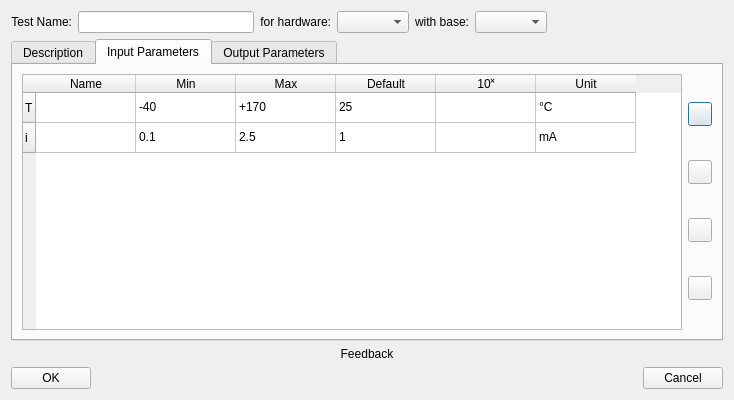
<?xml version="1.0" encoding="UTF-8"?>
<ui version="4.0">
 <class>NewTestWizard</class>
 <widget class="QDialog" name="NewTestWizard">
  <property name="geometry">
   <rect>
    <x>0</x>
    <y>0</y>
    <width>734</width>
    <height>400</height>
   </rect>
  </property>
  <property name="sizePolicy">
   <sizepolicy hsizetype="Fixed" vsizetype="Preferred">
    <horstretch>0</horstretch>
    <verstretch>0</verstretch>
   </sizepolicy>
  </property>
  <property name="minimumSize">
   <size>
    <width>734</width>
    <height>400</height>
   </size>
  </property>
  <property name="maximumSize">
   <size>
    <width>734</width>
    <height>16777215</height>
   </size>
  </property>
  <property name="windowTitle">
   <string>Dialog</string>
  </property>
  <layout class="QGridLayout" name="gridLayout_4">
   <item row="0" column="0">
    <layout class="QVBoxLayout" name="verticalLayout_2">
     <item>
      <layout class="QHBoxLayout" name="horizontalLayout">
       <item>
        <widget class="QLabel" name="label_3">
         <property name="text">
          <string>Test Name:</string>
         </property>
         <property name="alignment">
          <set>Qt::AlignRight|Qt::AlignTrailing|Qt::AlignVCenter</set>
         </property>
        </widget>
       </item>
       <item>
        <widget class="QLineEdit" name="TestName"/>
       </item>
       <item>
        <widget class="QLabel" name="label_6">
         <property name="text">
          <string>for hardware:</string>
         </property>
         <property name="alignment">
          <set>Qt::AlignRight|Qt::AlignTrailing|Qt::AlignVCenter</set>
         </property>
        </widget>
       </item>
       <item>
        <widget class="QComboBox" name="ForHardwareSetup"/>
       </item>
       <item>
        <widget class="QLabel" name="label_7">
         <property name="text">
          <string>with base:</string>
         </property>
         <property name="alignment">
          <set>Qt::AlignRight|Qt::AlignTrailing|Qt::AlignVCenter</set>
         </property>
        </widget>
       </item>
       <item>
        <widget class="QComboBox" name="WithBase"/>
       </item>
       <item>
        <spacer name="horizontalSpacer_2">
         <property name="orientation">
          <enum>Qt::Horizontal</enum>
         </property>
         <property name="sizeHint" stdset="0">
          <size>
           <width>40</width>
           <height>20</height>
          </size>
         </property>
        </spacer>
       </item>
      </layout>
     </item>
     <item>
      <widget class="QTabWidget" name="testTabs">
       <property name="currentIndex">
        <number>1</number>
       </property>
       <widget class="QWidget" name="descriptionTab">
        <attribute name="title">
         <string>Description</string>
        </attribute>
        <layout class="QGridLayout" name="gridLayout">
         <item row="0" column="0">
          <widget class="QPlainTextEdit" name="description">
           <property name="minimumSize">
            <size>
             <width>690</width>
             <height>0</height>
            </size>
           </property>
           <property name="font">
            <font>
             <family>Courier</family>
            </font>
           </property>
           <property name="plainText">
            <string>         1         2         3         4         5         6         7         8   
12345678901234567890123456789012345678901234567890123456789012345678901234567890
-
-
5
-
-
-
-
10
-
-
-
-
15</string>
           </property>
          </widget>
         </item>
        </layout>
       </widget>
       <widget class="QWidget" name="inputParametersTab">
        <attribute name="title">
         <string>Input Parameters</string>
        </attribute>
        <layout class="QGridLayout" name="gridLayout_2">
         <item row="0" column="0">
          <layout class="QHBoxLayout" name="horizontalLayout_4">
           <item>
            <widget class="QTableWidget" name="inputParameterTable">
             <row>
              <property name="text">
               <string>T</string>
              </property>
             </row>
             <row>
              <property name="text">
               <string>i</string>
              </property>
             </row>
             <column>
              <property name="text">
               <string>Name</string>
              </property>
             </column>
             <column>
              <property name="text">
               <string>Min</string>
              </property>
             </column>
             <column>
              <property name="text">
               <string>Max</string>
              </property>
             </column>
             <column>
              <property name="text">
               <string>Default</string>
              </property>
             </column>
             <column>
              <property name="text">
               <string>10˟</string>
              </property>
             </column>
             <column>
              <property name="text">
               <string>Unit</string>
              </property>
             </column>
             <item row="0" column="1">
              <property name="text">
               <string>-40</string>
              </property>
             </item>
             <item row="0" column="2">
              <property name="text">
               <string>+170</string>
              </property>
             </item>
             <item row="0" column="3">
              <property name="text">
               <string>25</string>
              </property>
             </item>
             <item row="0" column="5">
              <property name="text">
               <string>°C</string>
              </property>
             </item>
             <item row="1" column="1">
              <property name="text">
               <string>0.1</string>
              </property>
             </item>
             <item row="1" column="2">
              <property name="text">
               <string>2.5</string>
              </property>
             </item>
             <item row="1" column="3">
              <property name="text">
               <string>1</string>
              </property>
             </item>
             <item row="1" column="5">
              <property name="text">
               <string>mA</string>
              </property>
             </item>
            </widget>
           </item>
           <item>
            <layout class="QVBoxLayout" name="verticalLayout_3">
             <item>
              <widget class="QPushButton" name="inputParameterMoveUp">
               <property name="sizePolicy">
                <sizepolicy hsizetype="Fixed" vsizetype="Fixed">
                 <horstretch>0</horstretch>
                 <verstretch>0</verstretch>
                </sizepolicy>
               </property>
               <property name="minimumSize">
                <size>
                 <width>24</width>
                 <height>24</height>
                </size>
               </property>
               <property name="maximumSize">
                <size>
                 <width>24</width>
                 <height>24</height>
                </size>
               </property>
               <property name="toolTip">
                <string>move parameter up</string>
               </property>
               <property name="text">
                <string/>
               </property>
               <property name="iconSize">
                <size>
                 <width>24</width>
                 <height>24</height>
                </size>
               </property>
              </widget>
             </item>
             <item>
              <widget class="QPushButton" name="inputParameterAdd">
               <property name="sizePolicy">
                <sizepolicy hsizetype="Fixed" vsizetype="Fixed">
                 <horstretch>0</horstretch>
                 <verstretch>0</verstretch>
                </sizepolicy>
               </property>
               <property name="minimumSize">
                <size>
                 <width>24</width>
                 <height>24</height>
                </size>
               </property>
               <property name="maximumSize">
                <size>
                 <width>24</width>
                 <height>24</height>
                </size>
               </property>
               <property name="toolTip">
                <string>add parameter</string>
               </property>
               <property name="text">
                <string/>
               </property>
               <property name="iconSize">
                <size>
                 <width>24</width>
                 <height>24</height>
                </size>
               </property>
              </widget>
             </item>
             <item>
              <widget class="QPushButton" name="inputParameterDelete">
               <property name="sizePolicy">
                <sizepolicy hsizetype="Fixed" vsizetype="Fixed">
                 <horstretch>0</horstretch>
                 <verstretch>0</verstretch>
                </sizepolicy>
               </property>
               <property name="minimumSize">
                <size>
                 <width>24</width>
                 <height>24</height>
                </size>
               </property>
               <property name="maximumSize">
                <size>
                 <width>24</width>
                 <height>24</height>
                </size>
               </property>
               <property name="toolTip">
                <string>remove parameter</string>
               </property>
               <property name="text">
                <string/>
               </property>
               <property name="iconSize">
                <size>
                 <width>24</width>
                 <height>24</height>
                </size>
               </property>
              </widget>
             </item>
             <item>
              <widget class="QPushButton" name="inputParameterMoveDown">
               <property name="sizePolicy">
                <sizepolicy hsizetype="Fixed" vsizetype="Fixed">
                 <horstretch>0</horstretch>
                 <verstretch>0</verstretch>
                </sizepolicy>
               </property>
               <property name="minimumSize">
                <size>
                 <width>24</width>
                 <height>24</height>
                </size>
               </property>
               <property name="maximumSize">
                <size>
                 <width>24</width>
                 <height>24</height>
                </size>
               </property>
               <property name="toolTip">
                <string>move parameter down</string>
               </property>
               <property name="text">
                <string/>
               </property>
               <property name="iconSize">
                <size>
                 <width>24</width>
                 <height>24</height>
                </size>
               </property>
              </widget>
             </item>
            </layout>
           </item>
          </layout>
         </item>
        </layout>
       </widget>
       <widget class="QWidget" name="outputParametersTab">
        <attribute name="title">
         <string>Output Parameters</string>
        </attribute>
        <layout class="QGridLayout" name="gridLayout_3">
         <item row="0" column="0">
          <layout class="QHBoxLayout" name="horizontalLayout_2">
           <item>
            <widget class="QTableWidget" name="outputParameterTable">
             <attribute name="horizontalHeaderDefaultSectionSize">
              <number>50</number>
             </attribute>
             <row>
              <property name="text">
               <string>1</string>
              </property>
             </row>
             <row>
              <property name="text">
               <string>2</string>
              </property>
             </row>
             <row>
              <property name="text">
               <string>3</string>
              </property>
             </row>
             <row>
              <property name="text">
               <string>4</string>
              </property>
             </row>
             <column>
              <property name="text">
               <string>Name</string>
              </property>
             </column>
             <column>
              <property name="text">
               <string>LSL</string>
              </property>
             </column>
             <column>
              <property name="text">
               <string>(LTL)</string>
              </property>
             </column>
             <column>
              <property name="text">
               <string>(UTL)</string>
              </property>
             </column>
             <column>
              <property name="text">
               <string>USL</string>
              </property>
             </column>
             <column>
              <property name="text">
               <string>Nom</string>
              </property>
             </column>
             <column>
              <property name="text">
               <string>Multiplier</string>
              </property>
             </column>
             <column>
              <property name="text">
               <string>Unit</string>
              </property>
             </column>
             <item row="0" column="1">
              <property name="text">
               <string>123.123</string>
              </property>
             </item>
            </widget>
           </item>
           <item>
            <layout class="QVBoxLayout" name="verticalLayout">
             <item>
              <widget class="QPushButton" name="outputParameterMoveUp">
               <property name="sizePolicy">
                <sizepolicy hsizetype="Fixed" vsizetype="Fixed">
                 <horstretch>0</horstretch>
                 <verstretch>0</verstretch>
                </sizepolicy>
               </property>
               <property name="minimumSize">
                <size>
                 <width>24</width>
                 <height>24</height>
                </size>
               </property>
               <property name="maximumSize">
                <size>
                 <width>24</width>
                 <height>24</height>
                </size>
               </property>
               <property name="toolTip">
                <string>move parameter up</string>
               </property>
               <property name="text">
                <string/>
               </property>
               <property name="iconSize">
                <size>
                 <width>24</width>
                 <height>24</height>
                </size>
               </property>
              </widget>
             </item>
             <item>
              <widget class="QPushButton" name="outputParameterAdd">
               <property name="sizePolicy">
                <sizepolicy hsizetype="Fixed" vsizetype="Fixed">
                 <horstretch>0</horstretch>
                 <verstretch>0</verstretch>
                </sizepolicy>
               </property>
               <property name="minimumSize">
                <size>
                 <width>24</width>
                 <height>24</height>
                </size>
               </property>
               <property name="maximumSize">
                <size>
                 <width>24</width>
                 <height>24</height>
                </size>
               </property>
               <property name="toolTip">
                <string>add parameter</string>
               </property>
               <property name="text">
                <string/>
               </property>
               <property name="iconSize">
                <size>
                 <width>24</width>
                 <height>24</height>
                </size>
               </property>
              </widget>
             </item>
             <item>
              <widget class="QPushButton" name="outputParameterDelete">
               <property name="sizePolicy">
                <sizepolicy hsizetype="Fixed" vsizetype="Fixed">
                 <horstretch>0</horstretch>
                 <verstretch>0</verstretch>
                </sizepolicy>
               </property>
               <property name="minimumSize">
                <size>
                 <width>24</width>
                 <height>24</height>
                </size>
               </property>
               <property name="maximumSize">
                <size>
                 <width>24</width>
                 <height>24</height>
                </size>
               </property>
               <property name="toolTip">
                <string>remove parameter</string>
               </property>
               <property name="text">
                <string/>
               </property>
               <property name="iconSize">
                <size>
                 <width>24</width>
                 <height>24</height>
                </size>
               </property>
              </widget>
             </item>
             <item>
              <widget class="QPushButton" name="outputParameterMoveDown">
               <property name="sizePolicy">
                <sizepolicy hsizetype="Fixed" vsizetype="Fixed">
                 <horstretch>0</horstretch>
                 <verstretch>0</verstretch>
                </sizepolicy>
               </property>
               <property name="minimumSize">
                <size>
                 <width>24</width>
                 <height>24</height>
                </size>
               </property>
               <property name="maximumSize">
                <size>
                 <width>24</width>
                 <height>24</height>
                </size>
               </property>
               <property name="toolTip">
                <string>move parameter down</string>
               </property>
               <property name="text">
                <string/>
               </property>
               <property name="iconSize">
                <size>
                 <width>24</width>
                 <height>24</height>
                </size>
               </property>
              </widget>
             </item>
            </layout>
           </item>
          </layout>
         </item>
        </layout>
       </widget>
      </widget>
     </item>
     <item>
      <widget class="QLabel" name="Feedback">
       <property name="minimumSize">
        <size>
         <width>600</width>
         <height>0</height>
        </size>
       </property>
       <property name="text">
        <string>Feedback</string>
       </property>
       <property name="alignment">
        <set>Qt::AlignCenter</set>
       </property>
      </widget>
     </item>
     <item>
      <layout class="QHBoxLayout" name="horizontalLayout_3">
       <item>
        <widget class="QPushButton" name="OKButton">
         <property name="text">
          <string>OK</string>
         </property>
        </widget>
       </item>
       <item>
        <spacer name="horizontalSpacer">
         <property name="orientation">
          <enum>Qt::Horizontal</enum>
         </property>
         <property name="sizeHint" stdset="0">
          <size>
           <width>40</width>
           <height>20</height>
          </size>
         </property>
        </spacer>
       </item>
       <item>
        <widget class="QPushButton" name="CancelButton">
         <property name="text">
          <string>Cancel</string>
         </property>
        </widget>
       </item>
      </layout>
     </item>
    </layout>
   </item>
  </layout>
 </widget>
 <resources/>
 <connections/>
</ui>
